Frame 1 (no input): blank canvas, image omitted
Frame 60 (no input): blank canvas, image omitted
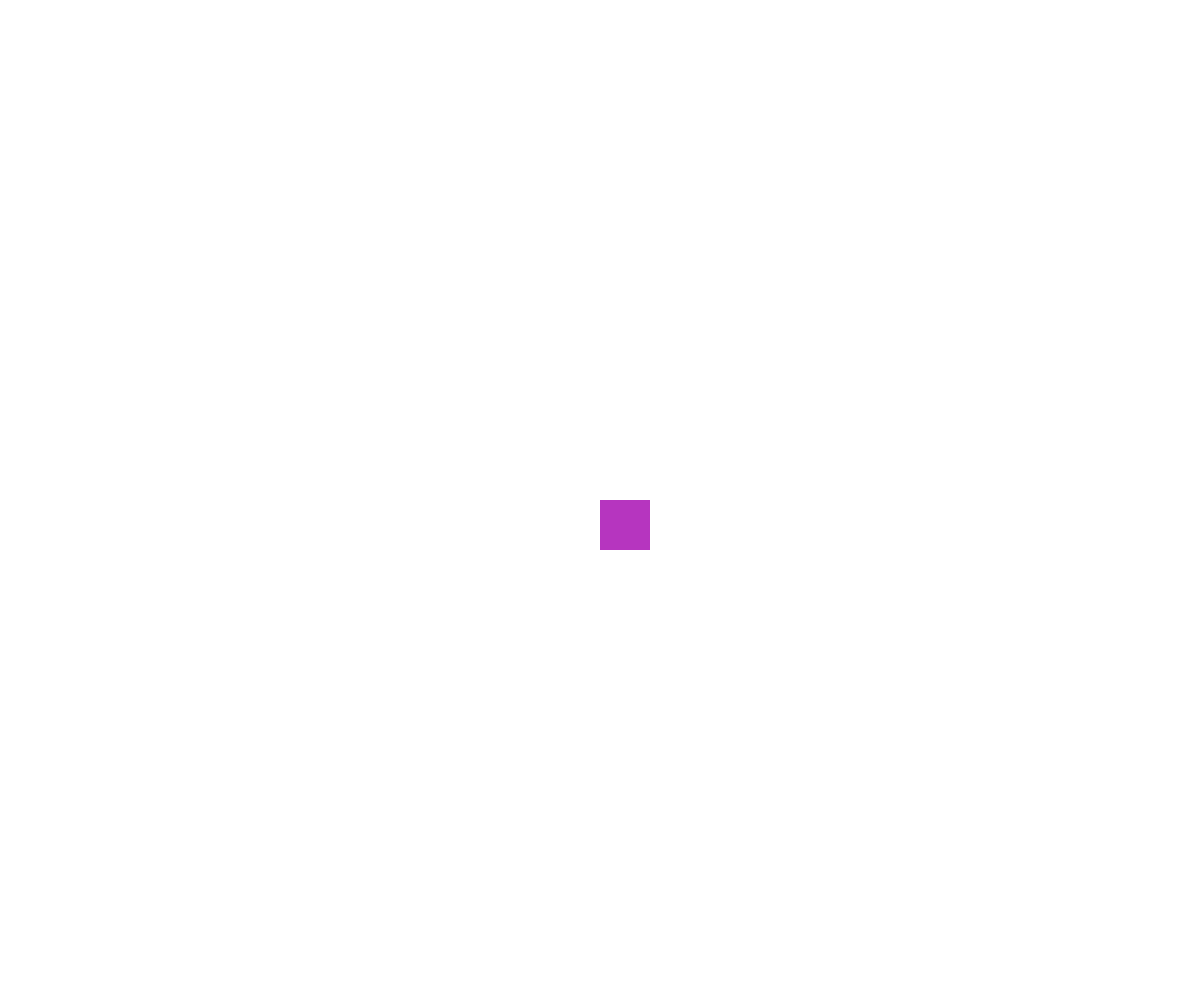
Frame 120 (the mouse pressed at the canvas centre since frame 60)

The p5.js sketch whose frames 1 and 60 were blank and that drew this single picture after the mouse press (run headless with seeded random() and noise() and a simulated clock; from frame 60 on, the mouse is pressed at the canvas centre):

// p5.js sketch
// ── sketch.js
function setup() {
  createCanvas(windowWidth, windowHeight);
  document: addEventListener("contextmenu", event => event.preventDefault())

}

function draw() {
  //background(255);

}

function mousePressed() {
  if (mouseButton === LEFT) {
    noStroke();
    fill(random(255), random(255), random(255));
    rect(mouseX, mouseY, 50, 50);
  }
  if (mouseButton === RIGHT) {
    noStroke();
    fill(random(255), random(255), random(255));
    ellipse(mouseX, mouseY, 50, 50);
  }


}

function keyPressed() {
  if (key === "w" || key === "W") {
    background(255);
  }
  if (key === "v" || key === "V") {
    background(0);
  }
}

function deviceShaken() {
  textFont("Times New Roman");
  textSize(32);
  text("Yes",random(width),random(height));
}
